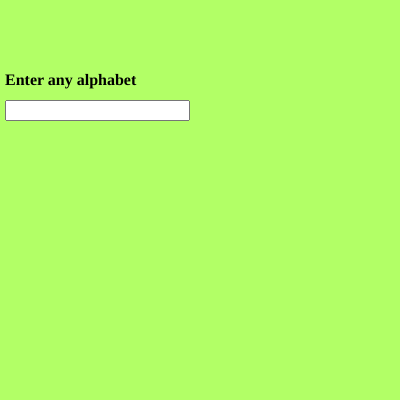
Frame 1 (no input)
Frame 60 (no input): identical to frame 1, image omitted
Frame 120 (the mouse pressed at the canvas centre since frame 60): identical to frame 1, image omitted

The p5.js sketch that drew this single still picture (run headless with seeded random() and noise() and a simulated clock; from frame 60 on, the mouse is pressed at the canvas centre):

// p5.js sketch
// ── sketch.js
var input,heading;


function setup() 
{
  createCanvas(400, 400);
  background(178,255,102);

  input = createInput();
  input.position(5 , 100);

  heading = createElement('h4', 'Enter any alphabet');
  heading.position(5 , 50);
 
}

function draw() {
  const value = input.value(); // value = e

  switch(value) {
    case 'a': console.log("Vowel");
              break;

    case 'e': console.log("Vowel");
              break;

    case 'i': console.log("Vowel");
              break;

    case 'o': console.log("Vowel");
              break;

    case 'u': console.log("Vowel");
              break;

    default: console.log("Alphabet entered is not a vowel");


  }

  
}
